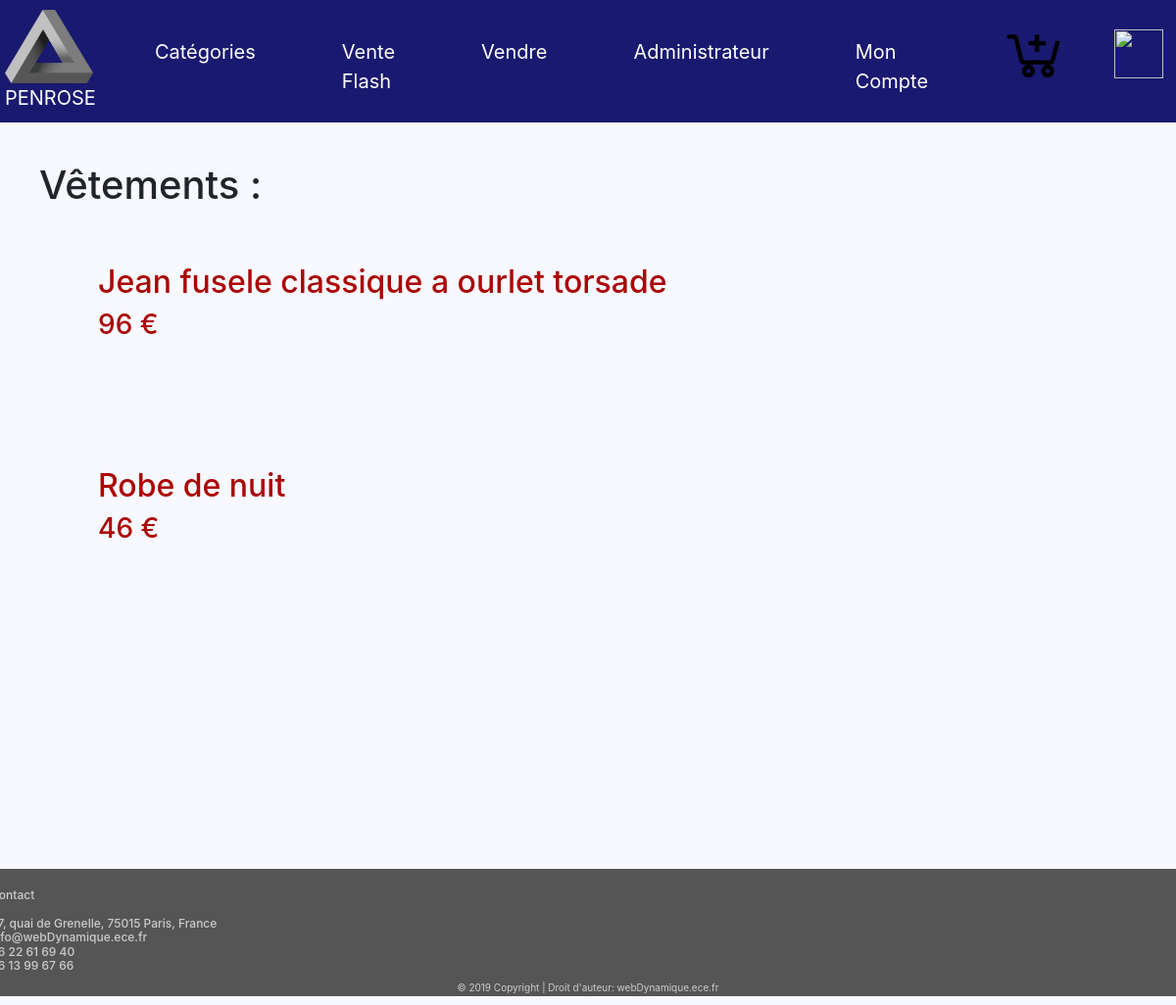
Screenshot of /liste_vetements_fiche.php with the database file from the repository.
### tables this page shows
CREATE TABLE IF NOT EXISTS `items` (
  `ID` int(50) NOT NULL AUTO_INCREMENT,
  `Titre` varchar(255) NOT NULL,
  `Photos` varchar(255) NOT NULL,
  `Description` varchar(1000) NOT NULL,
  `Video` varchar(255) NOT NULL,
  `Categorie` varchar(255) NOT NULL,
  `Prix` varchar(255) NOT NULL,
  `vendu` int(50) NOT NULL,
  `id_vend` int(11) NOT NULL,
  PRIMARY KEY (`ID`),
  KEY `ID` (`ID`)
);

### liste_vetements_fiche.php (the view, shortened to what this page needs)
<!DOCTYPE html>
<html>
<head>
<link rel="stylesheet"
href="https://stackpath.bootstrapcdn.com/bootstrap/4.1.3/css/bootstrap.min.css">
<link rel="stylesheet" type="text/css" href="styles.css">
</head>
<body>
<nav class="navbar navbar-expand-md">
<a class="navbar-brand" href="https://sites.google.com/site/tpe44lesillusionsoptiques/info-presse-classeur/le-triangle-de-penrose"><img class="logo" src="logo.png" height='75' width='90'/><br>	PENROSE</a>
<div class="collapse navbar-collapse" id="main-navigation">
<ul class="navbar-nav">
<li class="nav-item"><a class="nav-link"
href="Categorie.php">Catégories</a></li>
<li class="nav-item"><a class="nav-link" href="Venteflash.php">Vente Flash</a></li>
<li class="nav-item"><a class="nav-link"
href="verif_vendeur.php">Vendre</a></li>
<li class="nav-item"><a class="nav-link"
href="verif_admi.php">Administrateur</a></li>
<li class="nav-item"><a class="nav-link"
href="verif_acheteur.php">Mon Compte</a></li>
<a class="navbar-brand" href="Panier.php"><img class="panier" src="panier.png" height='70' width='70'> </a>
<a class="navbar-brand" href="logout.php"><img class="deco" src="Deco.png" height='50' width='50'> </a>
</ul>
</div>
</nav>
<?php
$database = "ece_amazon";
$db_handle = mysqli_connect('localhost', 'root', '');
$db_found = mysqli_select_db($db_handle, $database);
if($db_found)
{
	if(isset($_GET['show']))
	{
		$product=$_GET['show'];
		$sql = "SELECT * FROM items WHERE Titre='$product'";
		$result = mysqli_query($db_handle, $sql);
		$data = mysqli_fetch_assoc($result);
		$description=$data["Description"];
		?>
		<br>
		<div  style="margin-left: 750px; color:#AB0606; margin-top: 50px;">
			<img style="margin-left: -700px; margin-bottom: -300px;" src="<?php echo $data["Photos"];?>">
			<h1><?php echo $data["Titre"];?></h1>
			<h2 style="margin-left: 40px;"> <?php echo $data["Prix"];?> €</h2>
			<a href="Panier.php?action=ajout&amp;l=<?php echo $data["Titre"];?>&amp;q=1&amp;p=<?php echo $data["Prix"];?>&amp;ph=<?php echo $data["Photos"];?>" onclick="window(this.href, '',
'toolbar=no, location=no, directories=no, status=yes, scrollbars=yes, resizable=yes, copyhistory=no, width=600, height=350'); return false;">Ajouter au panier</a>
			<a href="liste_livre_fiche.php"><h4 style="margin-left: 40px; color:#000000;" >Retour</h4></a>
		</div><br>
		<?php
	}
	else
	{
		?><div style="margin-left: 40px; margin-top: 40px; " ><h1 > Vêtements : </h1></div><?php
		$sql = "SELECT * FROM items WHERE Categorie='Vetements'";
		$result = mysqli_query($db_handle, $sql);
		while($data = mysqli_fetch_assoc($result))
		{
			?>
			<br><br>
			<div style="margin-left:100px;">
				<a href="?show=<?php echo $data["Titre"];?>"><h2 style="color:#AB0606;"><?php echo $data["Titre"];?></h2></a>
				<h3 style="color:#AB0606;"><?php echo $data["Prix"];?> € </h3>
			</div>
			<br/><br/><br/>
			<?php
		}
	}
}
else {
	echo "Database not found";
}
?>
<footer class="page-footer2">
<div class="container">
<div class="row">
<div class="col-lg-8 col-md-8 col-sm-12">
</div>
<h4 class="contact">Contact<br> <br>
37, quai de Grenelle, 75015 Paris, France <br>
info@webDynamique.ece.fr <br>
06 22 61 69 40 <br>
06 13 99 67 66
</h4>
</div>
</div>
<div class="copyright">&copy; 2019 Copyright | Droit
d'auteur: webDynamique.ece.fr </div>
</footer>
</body>
</html>

### styles.css (style rules this page uses)
body { padding: 0px; margin: 0px; background: #F8F8FF; }
.navbar { background:#191970; padding: 5px; font-size: 20px; }
.logo { margin-right:0px; }
.panier { margin-left:30px; margin-top:-5px; }
.deco { margin-left:30px; margin-top:5px; }
.nav-link, .navbar-brand { color: #fff; cursor: pointer; }
.nav-link { margin-left: 1.8em !important; margin-right: 1.8em; margin-top: 0.5em !important; }
.navbar-collapse { justify-content: flex-end; }
.page-footer2 { background-color: #555; color: #ccc; padding: 20px; padding-bottom: 10px; margin-top: 250px; }
.contact { font-size: 12px; margin-left: -800px; }
.copyright { font-size:10px; text-align: center; }

### rows the page displays
items: Titre "Jean fusele classique a ourlet torsade", Prix "96"
items: Titre "Robe de nuit", Prix "46"
